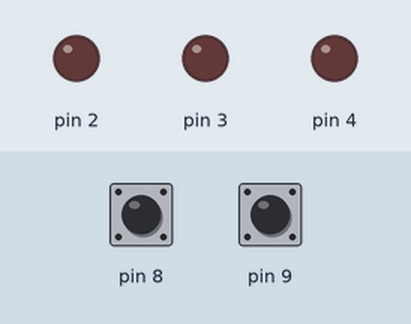
Recording of a sketch running on a simulated Arduino Uno, built with avr-gcc and run on an emulated ATmega328P. Shown: output pins drawn as LEDs (lit = HIGH). Dashed ring = blinking. The test bench sets the inputs (shaded band); at power-on: pin 8 LOW, pin 9 LOW.

Above: at 1.2 s.
1.3 s: pin 8 driven HIGH
At 1.7 s:
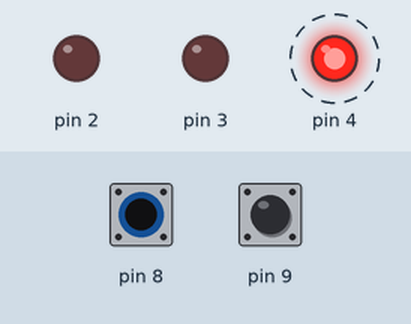
4.3 s: pin 8 driven LOW
At 5.0 s:
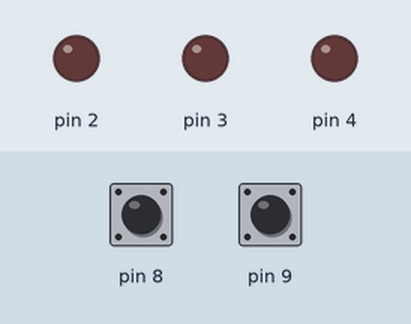
5.8 s: pin 9 driven HIGH
At 6.1 s:
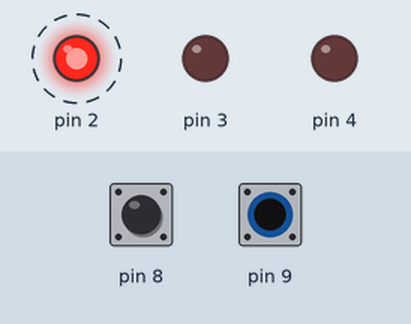
Timing chart, 0 to 14.8 s (numbered marks = the images above; inputs shaded):
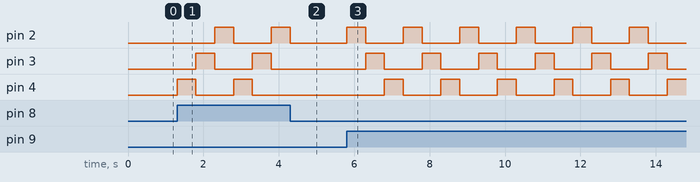

The sketch:

sketch.ino
```cpp
int status_tombol_kanan;
int status_tombol_kiri;

void setup() {
  // put your setup code here, to run once:
  pinMode(2, OUTPUT);
  pinMode(3, OUTPUT);
  pinMode(4, OUTPUT);
  pinMode(8, INPUT);
  pinMode(9, INPUT);
}

void loop() {
  // put your main code here, to run repeatedly:
  status_tombol_kanan = digitalRead(8);
  status_tombol_kiri = digitalRead(9);

  if(status_tombol_kanan == HIGH) {
    digitalWrite(4, HIGH);
    delay(500);
    digitalWrite(4, LOW);
    digitalWrite(3, HIGH);
    delay(500);
    digitalWrite(3, LOW);
    digitalWrite(2, HIGH);
    delay(500);
    digitalWrite(2, LOW);
  } else if(status_tombol_kiri == HIGH) {
    digitalWrite(2, HIGH);
    delay(500);
    digitalWrite(2, LOW);
    digitalWrite(3, HIGH);
    delay(500);
    digitalWrite(3, LOW);
    digitalWrite(4, HIGH);
    delay(500);
    digitalWrite(4, LOW);
  } else {
    digitalWrite(2, LOW);
    digitalWrite(3, LOW);
    digitalWrite(4, LOW);
  }
}
```

Measured:
- after the input at 1.3 s, pin 2: LOW → HIGH after 1.0 s, → LOW 0.50 s later, → HIGH 1.0 s later; pin 3: alternates HIGH for 0.50 s and LOW for 1.0 s, starting after 0.50 s; pin 4: alternates HIGH for 0.50 s and LOW for 1.0 s, starting at once
- after the input at 4.3 s, pin 2: goes on until 4.3 s, then stays LOW; pin 3: stays LOW (without the input it goes to HIGH after 0.50 s); pin 4: stays LOW (without the input it goes to HIGH after 0.00 s)
- after the input at 5.8 s, pin 2: alternates HIGH for 0.50 s and LOW for 1.0 s, starting at once; pin 3: alternates HIGH for 0.50 s and LOW for 1.0 s, starting after 0.50 s; pin 4: alternates HIGH for 0.50 s and LOW for 1.0 s, starting after 1.0 s
